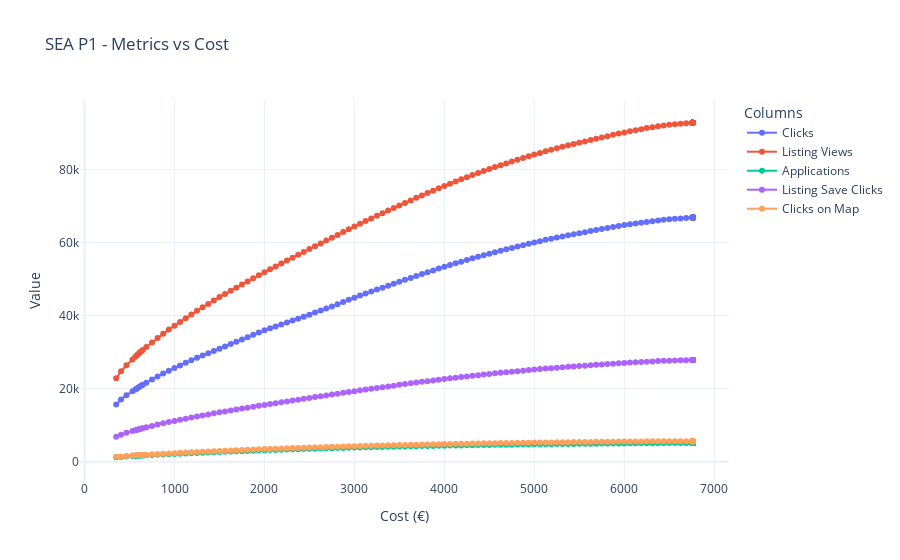
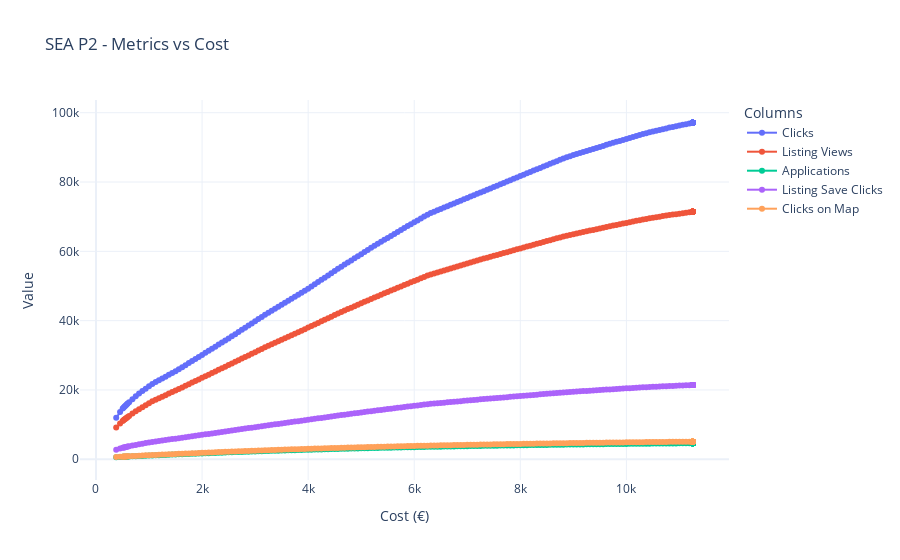

Write notebook code for charts like these, in order.
### Code cell
plot_columns_against_cost(df_seap1, "SEA P1 - Metrics vs Cost")
plot_columns_against_cost(df_seap2, "SEA P2 - Metrics vs Cost")

### Figure 1 — Plotly figure (JSON) as saved in the notebook; plotly's stock layout.template omitted (floating-point values rounded to 4 significant figures; data arrays with more than 128 entries replaced by an {"elided": "..."} marker saying what was removed)
{"data": [{"mode": "lines+markers", "name": "Clicks", "type": "scatter", "x": {"elided": "260 int values"}, "y": {"elided": "260 int values"}}, {"mode": "lines+markers", "name": "Listing Views", "type": "scatter", "x": {"elided": "260 int values"}, "y": {"elided": "260 int values"}}, {"mode": "lines+markers", "name": "Applications", "type": "scatter", "x": {"elided": "260 int values"}, "y": {"elided": "260 int values"}}, {"mode": "lines+markers", "name": "Listing Save Clicks", "type": "scatter", "x": {"elided": "260 int values"}, "y": {"elided": "260 int values"}}, {"mode": "lines+markers", "name": "Clicks on Map", "type": "scatter", "x": {"elided": "260 int values"}, "y": {"elided": "260 int values"}}], "layout": {"autosize": true, "hovermode": "x unified", "legend": {"title": {"text": "Columns"}}, "title": {"text": "SEA P1 - Metrics vs Cost"}, "xaxis": {"autorange": true, "range": [-34.62, 7148.0], "title": {"text": "Cost (€)"}, "type": "linear"}, "yaxis": {"autorange": true, "range": [-6318.0, 100300.0], "title": {"text": "Value"}, "type": "linear"}}}

### Figure 2 — Plotly figure (JSON) as saved in the notebook; plotly's stock layout.template omitted (floating-point values rounded to 4 significant figures; data arrays with more than 128 entries replaced by an {"elided": "..."} marker saying what was removed)
{"data": [{"mode": "lines+markers", "name": "Clicks", "type": "scatter", "x": {"elided": "260 int values"}, "y": {"elided": "260 int values"}}, {"mode": "lines+markers", "name": "Listing Views", "type": "scatter", "x": {"elided": "260 int values"}, "y": {"elided": "260 int values"}}, {"mode": "lines+markers", "name": "Applications", "type": "scatter", "x": {"elided": "260 int values"}, "y": {"elided": "260 int values"}}, {"mode": "lines+markers", "name": "Listing Save Clicks", "type": "scatter", "x": {"elided": "260 int values"}, "y": {"elided": "260 int values"}}, {"mode": "lines+markers", "name": "Clicks on Map", "type": "scatter", "x": {"elided": "260 int values"}, "y": {"elided": "260 int values"}}], "layout": {"autosize": true, "hovermode": "x unified", "legend": {"title": {"text": "Columns"}}, "title": {"text": "SEA P2 - Metrics vs Cost"}, "xaxis": {"autorange": true, "range": [-274.8, 11910.0], "title": {"text": "Cost (€)"}, "type": "linear"}, "yaxis": {"autorange": true, "range": [-7378.0, 105100.0], "title": {"text": "Value"}, "type": "linear"}}}
